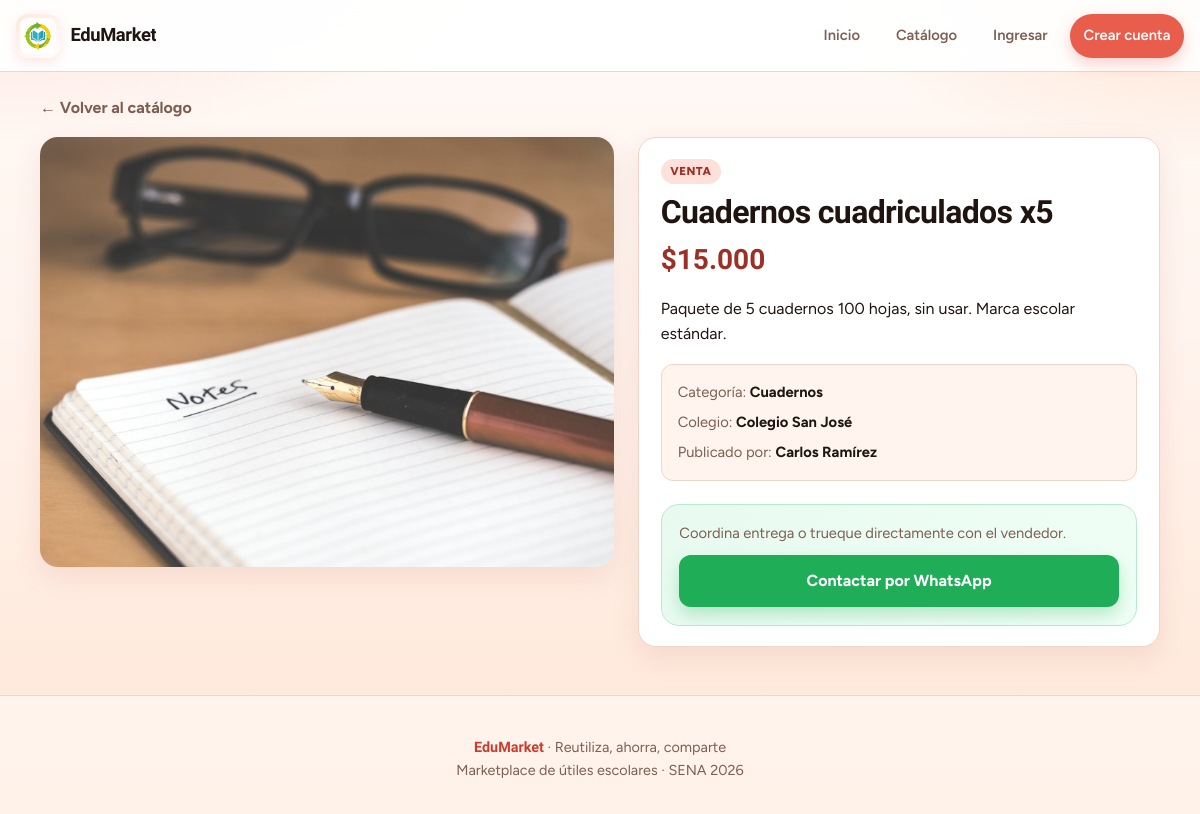
Page /articulo.php?id=13 on the committed database.
### tables this page shows
CREATE TABLE articulo (
  id_articulo INT AUTO_INCREMENT PRIMARY KEY,
  titulo VARCHAR(200) NOT NULL,
  descripcion TEXT,
  precio DECIMAL(10,2) NOT NULL DEFAULT 0.00,
  tipo ENUM('venta','intercambio') NOT NULL DEFAULT 'venta',
  estado ENUM('disponible','entregado') NOT NULL DEFAULT 'disponible',
  telefono_contacto VARCHAR(20) NOT NULL,
  foto_url VARCHAR(255) DEFAULT NULL,
  id_categoria INT NOT NULL,
  id_institucion INT NOT NULL,
  id_usuario INT NOT NULL,
  creado_en TIMESTAMP DEFAULT CURRENT_TIMESTAMP,
  CONSTRAINT fk_articulo_categoria FOREIGN KEY (id_categoria) REFERENCES categoria(id_categoria),
  CONSTRAINT fk_articulo_institucion FOREIGN KEY (id_institucion) REFERENCES institucion(id_institucion),
  CONSTRAINT fk_articulo_usuario FOREIGN KEY (id_usuario) REFERENCES usuario(id_usuario) ON DELETE CASCADE
);

CREATE TABLE categoria (
  id_categoria INT AUTO_INCREMENT PRIMARY KEY,
  nombre VARCHAR(80) NOT NULL UNIQUE
);

CREATE TABLE institucion (
  id_institucion INT AUTO_INCREMENT PRIMARY KEY,
  nombre VARCHAR(150) NOT NULL,
  UNIQUE KEY uq_institucion_nombre (nombre)
);

CREATE TABLE usuario (
  id_usuario INT AUTO_INCREMENT PRIMARY KEY,
  email VARCHAR(150) NOT NULL UNIQUE,
  nombre VARCHAR(120) NOT NULL,
  password_hash VARCHAR(255) NOT NULL,
  telefono VARCHAR(20) DEFAULT NULL,
  es_admin TINYINT(1) NOT NULL DEFAULT 0
);

### includes/funciones.php (called while the page is built, shortened)
<?php
function e($texto) {
    return htmlspecialchars((string)$texto, ENT_QUOTES, "UTF-8");
}
function formatoPesos($n) { return "$" . number_format((float)$n, 0, ",", "."); }
function waLink($telefono, $texto = "") {
    $tel = preg_replace("/\D+/", "", (string)$telefono);
    if ($tel !== "" && strpos($tel, "57") !== 0) $tel = "57" . $tel;
    $url = "https://wa.me/" . $tel;
    if ($texto !== "") $url .= "?text=" . rawurlencode($texto);
    return $url;
}
function fotoArticulo($fotoUrl, $fallbackCat = "") {
    $foto = trim((string)$fotoUrl);
    if ($foto !== "") {
        return $foto;
    }
    $map = [
        "Libros" => "img/libros-1.jpg",
        "Uniformes" => "img/uniforme-1.jpg",
        "Maletas" => "img/maleta-1.jpg",
        "Cartucheras" => "img/cartuchera-2.jpg",
        "Útiles" => "img/utiles-1.jpg",
        "Utiles" => "img/utiles-1.jpg",
        "Cuadernos" => "img/cuadernos-1.jpg",
        "Calzado" => "img/uniforme-1.jpg",
        "Calculadoras" => "img/utiles-1.jpg",
        "Deportes" => "img/sudadera-1.jpg",
        "Arte y manualidades" => "img/utiles-2.jpg",
        "Tecnología" => "img/hero-utiles.jpg",
        "Instrumentos musicales" => "img/hero-utiles.jpg",
        "Accesorios" => "img/cartuchera-1.jpg",
        "Otros" => "img/hero-utiles.jpg",
    ];
    return $map[$fallbackCat] ?? "img/hero-utiles.jpg";
}
function etiquetaTipo($tipo) {
    return $tipo === "intercambio" ? "Intercambio" : "Venta";
}

### articulo.php (the view, shortened to what this page needs)
<?php
require_once __DIR__ . "/includes/conexion.php";
require_once __DIR__ . "/includes/funciones.php";
$id = (int)($_GET["id"] ?? 0);
$st = $mysqli->prepare(
    "SELECT a.*, c.nombre AS categoria, i.nombre AS institucion, u.nombre AS vendedor
     FROM articulo a
     JOIN categoria c ON c.id_categoria = a.id_categoria
     JOIN institucion i ON i.id_institucion = a.id_institucion
     JOIN usuario u ON u.id_usuario = a.id_usuario
     WHERE a.id_articulo = ? AND a.estado = 'disponible'
     LIMIT 1"
);
$st->bind_param("i", $id);
$st->execute();
$a = $st->get_result()->fetch_assoc();
$foto = fotoArticulo($a["foto_url"], $a["categoria"]);
$waTexto = "Hola, vi tu publicación en EduMarket: «{$a['titulo']}». ¿Sigue disponible?";
require __DIR__ . "/includes/header.php";
?>
<main class="contenedor">
  <a class="back-link" href="catalogo.php">← Volver al catálogo</a>
  <div class="detail">
    <div class="detail-media">
      <img src="<?= e($foto) ?>" alt="<?= e($a['titulo']) ?>">
    </div>
    <div class="detail-body panel">
      <span class="badge <?= $a['tipo']==='intercambio'?'intercambio':'' ?>"><?= e(etiquetaTipo($a['tipo'])) ?></span>
      <h1><?= e($a["titulo"]) ?></h1>
      <p class="detail-price">
        <?= $a["tipo"] === "intercambio" ? "Intercambio" : formatoPesos($a["precio"]) ?>
      </p>
      <p><?= nl2br(e($a["descripcion"] ?? "")) ?></p>
      <div class="detail-meta">
        <p class="muted">Categoría: <strong><?= e($a["categoria"]) ?></strong></p>
        <p class="muted">Colegio: <strong><?= e($a["institucion"]) ?></strong></p>
        <p class="muted">Publicado por: <strong><?= e($a["vendedor"]) ?></strong></p>
      </div>
      <div class="wa-block">
        <p>Coordina entrega o trueque directamente con el vendedor.</p>
        <a class="btn btn-wa btn-lg full" target="_blank" rel="noopener"
           href="<?= e(waLink($a['telefono_contacto'], $waTexto)) ?>">
          Contactar por WhatsApp
        </a>
      </div>
    </div>
  </div>
</main>
<?php require __DIR__ . "/includes/footer.php"; ?>

### css/estilos.css (style rules this page uses)
:root { --coral: #e85d4c; --coral-dark: #c93d2e; --coral-deep: #9e2f24; --orange: #f08a3a; --orange-soft: #ffb06b; --peach: #fff4ee; --sand: #ffe8db; --ink: #1f1410; --ink-soft: #3d2a24; --muted: #7d5e52; --line: #f0d5c8; --line-strong: #e8c4b4; --white: #ffffff; --wa: #1fad58; --wa-dark: #169447; --success-bg: #e6f7ef; --success: #0f6b45; --danger-bg: #fde8e6; --danger: #9b2c2c; --shadow: 0 10px 28px rgba(158, 47, 36, 0.1); --shadow-lg: 0 22px 50px rgba(158, 47, 36, 0.14); --radius: 18px; --radius-sm: 12px; --nav-h: 72px; --font-display: "Bricolage Grotesque", "Segoe UI", sans-serif; --font-body: "Figtree", "Segoe UI", sans-serif; }
*, *::before, *::after { box-sizing: border-box; margin: 0; padding: 0; }
html { scroll-behavior: smooth; -webkit-text-size-adjust: 100%; text-size-adjust: 100%; }
body { font-family: var(--font-body); color: var(--ink); background-color: var(--peach); background-image: radial-gradient(ellipse 80% 50% at 0% -10%, rgba(232, 93, 76, 0.16), transparent 55%), radial-gradient(ellipse 60% 40% at 100% 0%, rgba(240, 138, 58, 0.18), transparent 50%), linear-gradient(180deg, #fff9f5 0%, var(--peach) 40%, #ffe6d6 100%); min-height: 100vh; min-height: 100dvh; line-height: 1.55; -webkit-font-smoothing: antialiased; overflow-x: clip; max-width: 100vw; }
img { max-width: 100%; height: auto; display: block; }
a { color: var(--coral-dark); text-decoration: none; transition: color .15s ease; }
h1, h2, h3, .nav-brand span, .brand-mark { font-family: var(--font-display); letter-spacing: -0.02em; line-height: 1.2; }
.contenedor { width: min(1120px, calc(100% - 2rem)); margin: 1.5rem auto 3rem; padding-left: env(safe-area-inset-left); padding-right: env(safe-area-inset-right); }
.muted { color: var(--muted); font-size: .92rem; }
.badge { display: inline-block; padding: .22rem .6rem; border-radius: 999px; font-size: .72rem; font-weight: 750; text-transform: uppercase; letter-spacing: .04em; background: #ffe1db; color: var(--coral-deep); }
.btn { display: inline-flex; align-items: center; justify-content: center; gap: .4rem; border: none; cursor: pointer; border-radius: 12px; padding: .72rem 1.15rem; min-height: 44px; font-weight: 700; font-family: inherit; font-size: .92rem; transition: background .15s ease, transform .12s ease, box-shadow .15s ease; text-align: center; -webkit-tap-highlight-color: transparent; touch-action: manipulation; }
.btn-wa { background: var(--wa); color: white !important; box-shadow: 0 8px 18px rgba(31, 173, 88, 0.28); }
.btn-lg { padding: .85rem 1.35rem; font-size: 1rem; }
.full { width: 100%; }
.panel { background: var(--white); border: 1px solid var(--line); border-radius: var(--radius); padding: 1.25rem 1.35rem; box-shadow: var(--shadow); }
.detail { display: grid; grid-template-columns: minmax(0, 1.1fr) minmax(0, 1fr); gap: 1.5rem; align-items: start; }
.detail-media { border-radius: var(--radius); overflow: hidden; background: var(--sand); box-shadow: var(--shadow); aspect-ratio: 4 / 3; min-width: 0; }
.detail-media img { width: 100%; height: 100%; object-fit: cover; }
.detail-body { min-width: 0; }
.detail-body h1 { font-size: clamp(1.35rem, 3vw, 2rem); margin: .55rem 0 .4rem; overflow-wrap: anywhere; word-break: break-word; }
.detail-price { font-family: var(--font-display); font-size: 1.75rem; font-weight: 800; color: var(--coral-deep); margin-bottom: 1rem; }
.detail-meta { display: grid; gap: .45rem; margin: 1.1rem 0 1.4rem; padding: 1rem; background: var(--peach); border-radius: var(--radius-sm); border: 1px solid var(--line); }
.detail-meta strong { color: var(--ink); }
.wa-block { display: flex; flex-direction: column; gap: .65rem; padding: 1.1rem; border-radius: var(--radius); background: linear-gradient(135deg, #e8faf0, #f0fff6); border: 1px solid #b8ebcb; }
.wa-block p { color: var(--muted); font-size: .92rem; }
.back-link { display: inline-flex; align-items: center; gap: .35rem; font-weight: 650; margin-bottom: 1rem; color: var(--muted); }

### rows in the picture
articulo: foto_url (picture), tipo "VENTA", titulo "Cuadernos cuadriculados x5", precio "$15.000", descripcion "Paquete de 5 cuadernos 100 hojas, sin usar. Marca escolar estándar.", id_categoria.nombre "Cuadernos", id_institucion.nombre "Colegio San José", id_usuario.nombre "Carlos Ramírez"
